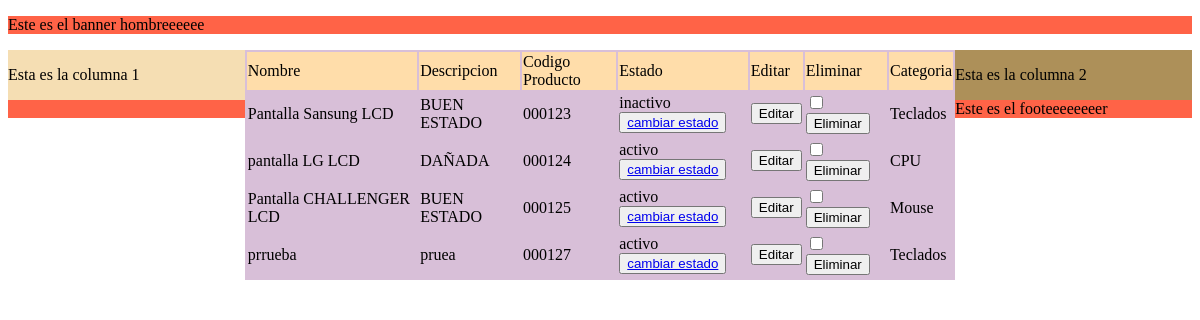
/codigo/pre_consultar_productos.php (signed in), run on the app's committed database.
### tables this page shows
CREATE TABLE IF NOT EXISTS `productos` (
  `id_producto` int(5) NOT NULL AUTO_INCREMENT,
  `cod_producto` varchar(50) NOT NULL,
  `producto` varchar(100) NOT NULL,
  `descripcion` varchar(500) NOT NULL,
  `fk_id_categoria` varchar(5) NOT NULL,
  `fk_id_estado` varchar(5) NOT NULL,
  PRIMARY KEY (`id_producto`)
);

CREATE TABLE IF NOT EXISTS `estados` (
  `id_estado` int(5) NOT NULL AUTO_INCREMENT,
  `nombre_estado` varchar(15) NOT NULL,
  PRIMARY KEY (`id_estado`)
);

CREATE TABLE IF NOT EXISTS `categorias` (
  `id_categoria` int(5) NOT NULL AUTO_INCREMENT,
  `categoria` varchar(100) NOT NULL,
  `fk_id_estado` varchar(20) NOT NULL,
  PRIMARY KEY (`id_categoria`)
);

### codigo/pre_consultar_productos.php (the view, shortened to what this page needs)
<!DOCTYPE html>
<html lang="en">
<head>
    <link rel="stylesheet" href="../estilos/estilos.css">
</head>
<body>
<div id="banner">
<?php include("banner.php") ?>
</div>
<div id="general">
<div id="col1">
<?php include("col1.php") ?>
</div>
<div id="cuerpo">
<?php
include("conexion.php");
echo "<table>";
echo "<tr bgcolor='#fFDDAA'>";
echo "<td>Nombre</td>";
echo "<td>Descripcion</td>";
echo "<td>Codigo Producto</td>";
echo "<td>Estado</td>";
echo "<td>Editar</td>";
echo "<td>Eliminar</td>";
echo "<td>Categoria</td>";
echo "</tr>";
$consulta = "SELECT P.id_producto, P.cod_producto, P.producto, P.descripcion, P.fk_id_categoria, P.fk_id_estado, E.id_estado, E.nombre_estado, C.id_categoria, C.categoria FROM productos P INNER JOIN estados E ON P.fk_id_estado = E.id_estado INNER JOIN categorias C ON P.fk_id_categoria = C.id_categoria";
    if(!$resultado = $db->query($consulta)){
    die('hay un error con la consulta o los datos no existen vuelve a comprobar !!![' . $db->error . ']');
    }
    while($fila = $resultado->fetch_assoc()){
        $bcod_producto=stripslashes($fila["cod_producto"]);
        $bproducto=stripslashes($fila["producto"]);
        $bdescripcion=stripslashes($fila["descripcion"]);
        $bid_producto=stripslashes($fila["id_producto"]);
        $bestado=stripslashes($fila["nombre_estado"]);
        $bcategoria=stripslashes($fila["categoria"]);
        echo "<tr>";
        echo "<td>$bproducto</td>";
        echo "<td>$bdescripcion</td>";
        echo "<td>$bcod_producto</td>";
        echo "<td>$bestado<button><a href='neg_cambio_estado.php?id=$bid_producto'>cambiar estado</a></button></td>";
        echo "<td>";
        echo "<form action='pre_editar_productos.php' id='editar_productos' name='editar_productos' method='POST' autocomplete='off'>
        <input type='hidden' name='id_producto' id='id_producto' value='$bid_producto'>
        <input type='submit'  value='Editar'>
        </form>";
        echo "</td>";
        echo "<td>";
        echo "<form action='neg_eliminar_productos.php' id='eliminar_productos' name='eliminar_productos' method='POST' autocomplete='off'>
        <input type='hidden' name='id_producto' id='id_producto' value='$bid_producto' />
        <input type='checkbox' name='validar' value='checkbox' required />
        <input type='submit'  value='Eliminar' />
        </form>";
        echo "</td>";
        echo "<td>$bcategoria</td>";
        echo "<tr>";
        }
    echo "</table>";
?>
</div>
<div id="col2">
<?php include("col2.php") ?>
</div>
</div>
<div id="footer">
<?php include("footer.php") ?>
</div>
</body>
</html>

### estilos/estilos.css (style rules this page uses)
#banner { background-color: tomato; width: 100%; }
#general { background-color: yellowgreen; width: 100%; }
#col1 { background-color: wheat; float: left; width: 20%; height: 50%; }
#col2 { background-color: rgb(173, 144, 89); float: right; width: 20%; height: 50%; }
#cuerpo { background-color: thistle; width: 60%; float: left; height: 50%; }
#footer { background-color: tomato; width: 100%; }

### data on the page
productos: producto "Pantalla Sansung LCD", descripcion "BUEN ESTADO", cod_producto "000123", estados.nombre_estado "inactivo", categorias.categoria "Teclados"
productos: producto "pantalla LG LCD", descripcion "DAÑADA", cod_producto "000124", estados.nombre_estado "activo", categorias.categoria "CPU"
productos: producto "Pantalla CHALLENGER LCD", descripcion "BUEN ESTADO", cod_producto "000125", estados.nombre_estado "activo", categorias.categoria "Mouse"
productos: producto "prrueba", descripcion "pruea", cod_producto "000127", estados.nombre_estado "activo", categorias.categoria "Teclados"
